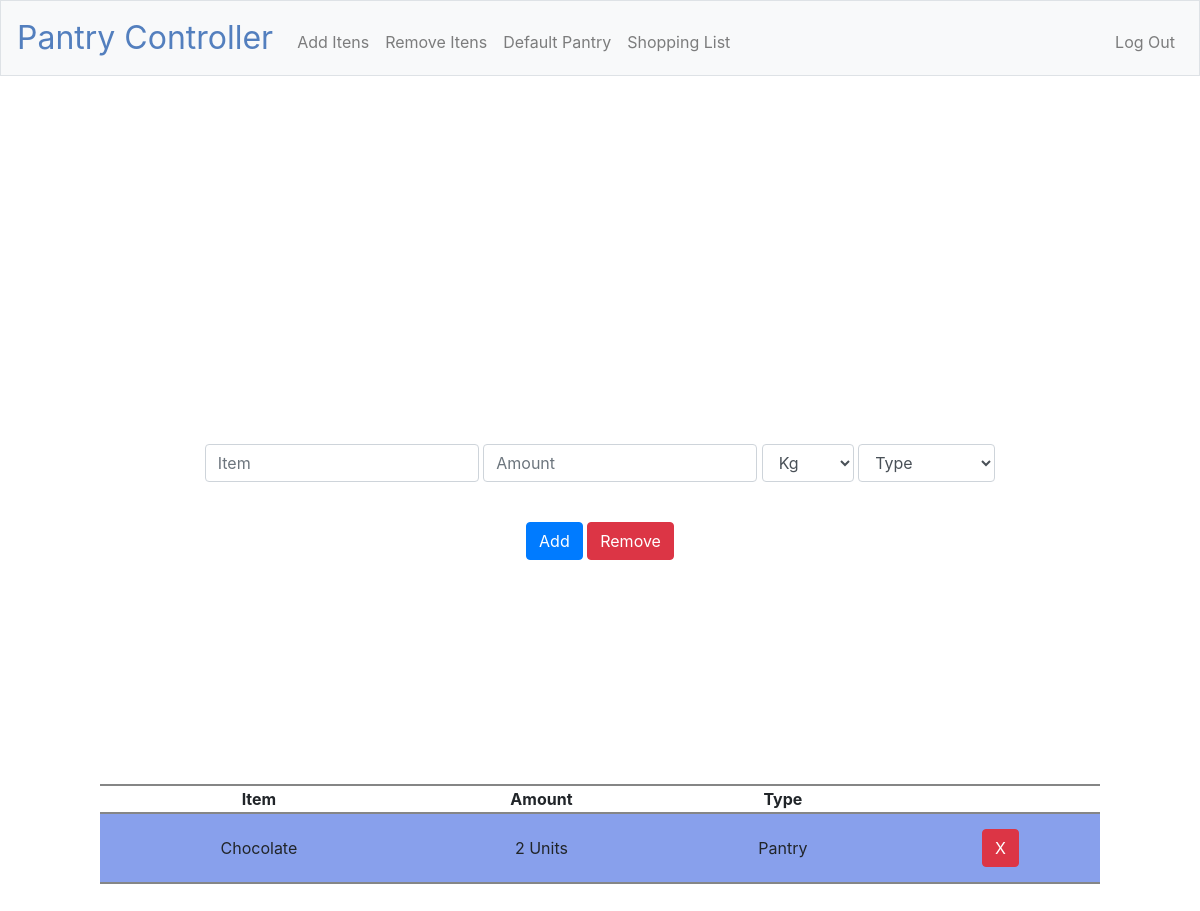
The page /default (signed in) on the database as committed earlier.
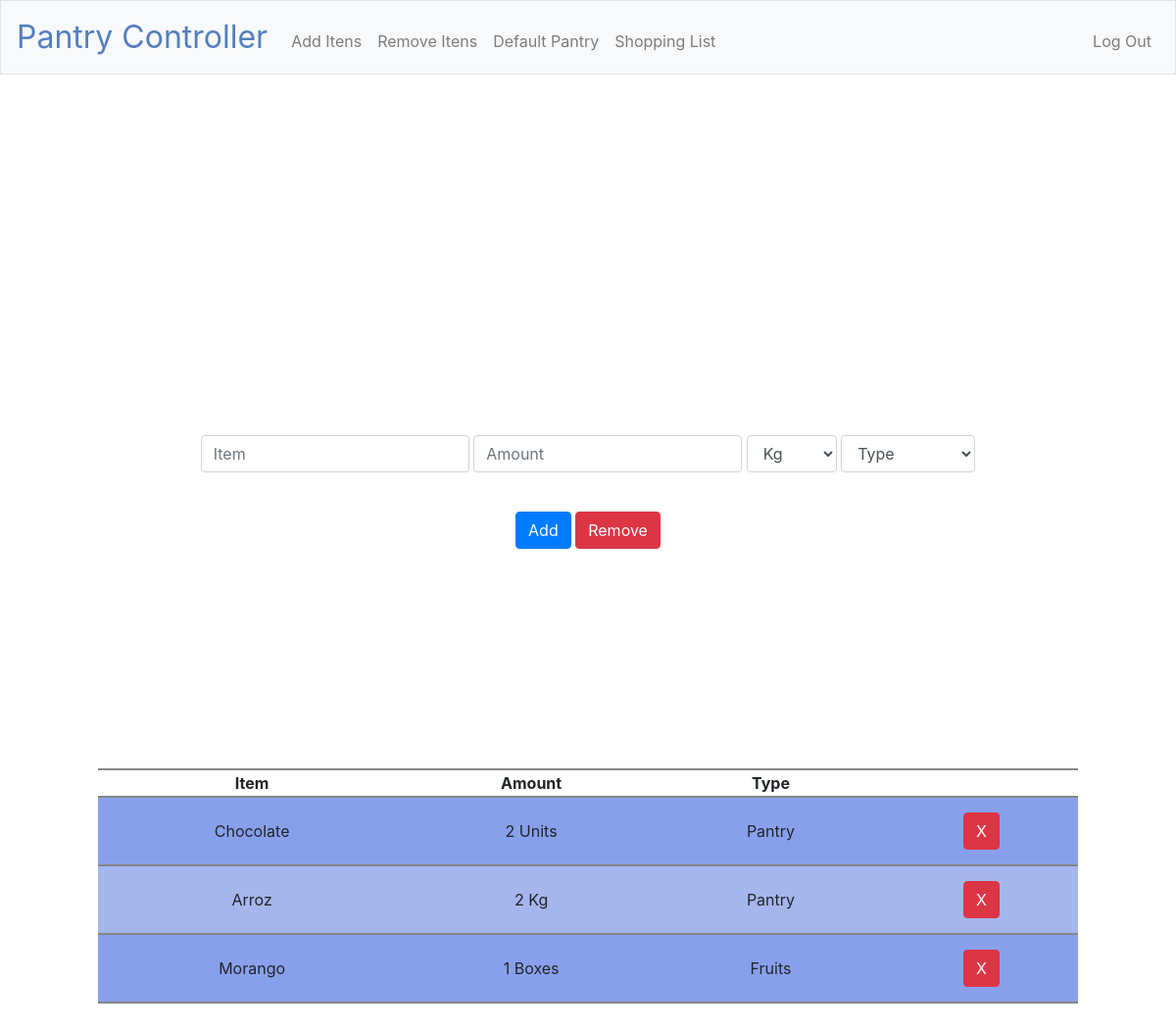
The same page on the database as committed later.
### tables this page shows
CREATE TABLE "default_pantry" ('user_id' integer NOT NULL, 'item' text NOT NULL, 'amount' integer NOT NULL, 'unit' text NOT NULL, 'type' text);

### application.py (the view)
@app.route("/default", methods=["GET", "POST"])
@login_required
def default():
    if request.method == "POST":
        if not request.form.get("item"):
            flash("must add the item's name", "warning")
            return redirect(request.url)
        if not request.form.get("amount"):
            flash("must add an amount", "warning")
            return redirect(request.url)
        if not request.form.get("type"):
            flash("Select a valid type", "warning")
            return redirect(request.url)
        amount = request.form.get("amount")
        try:
            float(amount)
        except:
            flash("amount must be a number", "warning")
            return redirect(request.url)
        user = db.execute("SELECT item, amount FROM default_pantry WHERE user_id=? AND item=? AND type=? AND unit=?", session["user_id"], request.form.get("item").upper(), request.form.get("type"), request.form.get("unit"))
        if request.form["action"] == "add":
            if len(user) < 1:
                db.execute("INSERT INTO default_pantry (user_id ,item, amount, unit, type) VALUES(?, ?, ?, ?, ?)", session["user_id"], request.form.get("item").upper(), request.form.get("amount"), request.form.get("unit"), request.form.get("type"))
                flash("item added to default pantry!", "success")
                return redirect(request.url)
            else:
                print(user)
                db.execute("UPDATE default_pantry SET amount=? WHERE item=? AND user_id=? AND type=? AND unit=?", (user[0]["amount"] + float(request.form.get("amount"))), request.form.get("item").upper(), session["user_id"], request.form.get("type"), request.form.get("unit"))
                flash("item added to default pantry!", "success")
                return redirect(request.url)
        elif request.form["action"] == "x":
            if len(user) < 1 or int(request.form.get("amount")) > user[0]["amount"]:
                flash("you don't have enough of this item", "warning")
                return redirect(request.url)
            else:
                if (int(request.form.get("amount")) - user[0]["amount"]) == 0:
                    db.execute("DELETE FROM default_pantry WHERE user_id=? AND item=? AND type=? AND unit=?", session["user_id"], request.form.get("item").upper(), request.form.get("type"), request.form.get("unit"))
                else:
                    db.execute("UPDATE default_pantry SET amount=? WHERE user_id=? AND item=? AND type=? AND unit=?", (user[0]["amount"] - float(request.form.get("amount"))), session["user_id"], request.form.get("item").upper(), request.form.get("type"), request.form.get("unit"))
                flash("item removed from pantry!", "success")
                return redirect(request.url)
    else:
        storage = db.execute("SELECT item, amount, unit, type FROM default_pantry WHERE user_id=?", session["user_id"])
        if len(storage) < 1:
            flash("Itens added will be shown here!", "warning")
            return render_template("default.html", storage="")
        else:
            for item in storage:
                item["item"] = item["item"].title()
            return render_template("default.html", storage=storage)

### application.py (called while the page is built)
@app.after_request
def after_request(response):
    response.headers["Cache-Control"] = "no-cache, no-store, must-revalidate"
    response.headers["Expires"] = 0
    response.headers["Pragma"] = "no-cache"
    return response

### helpers.py (called while the page is built)
def login_required(f):
    @wraps(f)
    def decorated_function(*args, **kwargs):
        if session.get("user_id") is None:
            return redirect("/login")
        return f(*args, **kwargs)
    return decorated_function

### templates/default.html (shortened to what this page needs)
{% extends "layout.html" %}
{% block main %}
    <div class="container-fluid">
        <div class="row justify-content-center" id="spacer">
            <form action="/default" method="post">
                    <input autocomplete="off" autofocus class="form-control" name="item" placeholder="Item" type="text">
                    <input autocomplete="off"  class="form-control" name="amount" placeholder="Amount" type="text">
                    <select name="unit" class="form-control" id="sel1">
                        <option>Kg</option>
                    </select>
                    <select name="type" class="form-control" id="sel1">
                        <option value="" selected disabled>Type</option>
                    </select>
                    <div id="buttons">
                        <button class="btn btn-primary" name="action" id="add" value="add" type="submit">Add</button>
                        <button class="btn btn-danger" name="action" id="x" value="x" type="submit">Remove</button>
                    </div>
            </form>
        </div>
        {% if storage != ""%}
            <div id="index_table" class="row justify-content-center">
                <table>
                    <tr>
                        <th>Item</th>
                        <th>Amount</th>
                        <th>Type</th>
                        <th>    </th>
                    </tr>
                    <tr id="test">
                        {% for row in storage %}
                            <tr>
                                <td>{{row.item}}</td>
                                <td>{{row.amount}} {{row.unit}}</td>
                                <td>{{row.type}}</td>
                                <td>
                                    <button class="btn btn-danger" id="{{row.item}} {{row.unit}} {{row.type}}" type="submit">X</button>
                                </td>
                            </tr>
                        {% endfor %}
                    </tr>
                </table>
            </div>
        {% endif %}
    </div>
{% endblock %}

### templates/layout.html (shortened to what this page needs)
<!DOCTYPE html>
<html lang="en">
    <head>
        <link rel="stylesheet" href="https://cdn.jsdelivr.net/npm/bootstrap@4.5.3/dist/css/bootstrap.min.css">
        <link href="/static/styles.css" rel="stylesheet">
        <link rel="stylesheet" href="https://releases.jquery.com/git/ui/jquery-ui-git.css" />
    </head>
    <body>
        <nav class="navbar navbar-expand-md navbar-light bg-light border">
            <a class="navbar-brand" href="/"><span class="blue">Pantry Controller</span> </a>
            <div class="collapse navbar-collapse" id="navbar">
                {% if session.user_id %}
                    <ul class="navbar-nav mr-auto mt-2">
                        <li class="nav-item"><a class="nav-link" href="/add_item">Add Itens</a></li>
                        <li class="nav-item"><a class="nav-link" href="/remove">Remove Itens</a></li>
                        <li class="nav-item"><a class="nav-link" href="/default">Default Pantry</a></li>
                        <li class="nav-item"><a class="nav-link" href="/shopping_list">Shopping List</a></li>
                    </ul>
                    <ul class="navbar-nav ml-auto mt-2">
                        <li class="nav-item"><a class="nav-link" href="/logout">Log Out</a></li>
                    </ul>
                {% else %}
                    <ul class="navbar-nav ml-auto mt-2">
                        <li class="nav-item"><a class="nav-link" href="/register">Register</a></li>
                        <li class="nav-item"><a class="nav-link" href="/login">Log In</a></li>
                    </ul>
                {% endif %}
            </div>
        </nav>
        <main class="container p-5">
            {% block main %}{% endblock %}
        </main>
    </body>
</html>

### static/styles.css (style rules this page uses)
nav .navbar-brand { font-size: xx-large; }
nav .navbar-brand .blue { color: #537fbe; }
main .form-control { display: inline-block; width: auto; }
main { overflow-x: auto; text-align: center; }
tr:nth-child(even) { background: #a5b6ed }
tr:nth-child(odd) { background: #88a0ec }
thead, tr { border-top: 2px solid #858686; border-bottom: 2px solid #858686; }
td { padding: 15px; }
table { width: 1000px; max-width: 100%; opacity: 20; }
th { background: #fff; }
#index_table { padding-top: 2rem; padding-bottom: 10rem; }
#spacer { padding-top: 20rem; padding-bottom: 10rem; }
#buttons { padding-top: 2rem; padding-bottom: 2rem; }
.form-control { margin-bottom: 0.5rem; }

Rows that differ between the two databases and show on the page:
added default_pantry: item "Arroz", amount "2", unit "Kg", type "Pantry"
added default_pantry: item "Morango", amount "1", unit "Boxes", type "Fruits"
